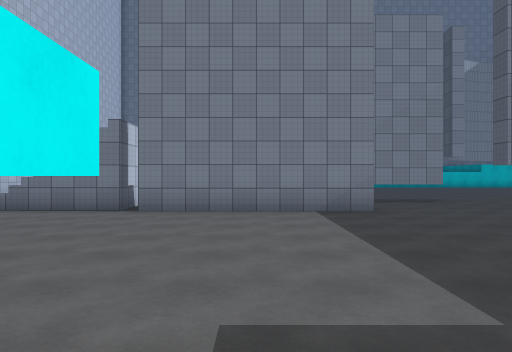
View 1 (above)

24 first-person views from a walk through a 3-D level made in the Unity game engine. The camera is 1.5 m above the floor, looks level and sees 70° across. The floor is counted in squares, 2 m on a side. Each view is taken from the middle of a square. On the plan, view 1 faces up. The plan holds only what a view shows up to about 11 squares ahead; the rest is blank. The player is left out. Surface patterns are stand-ins for the level's own textures.

View 2
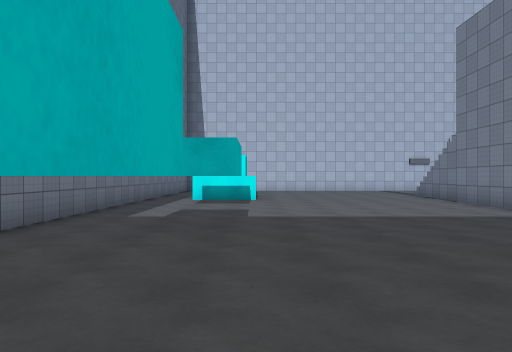

View 3
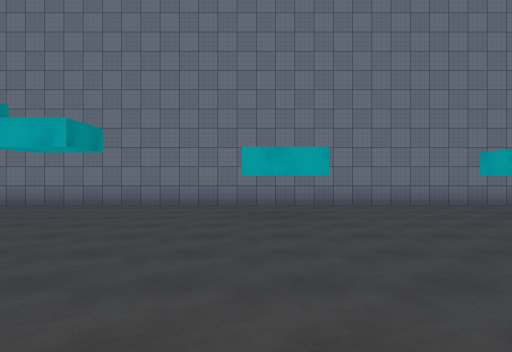

View 4
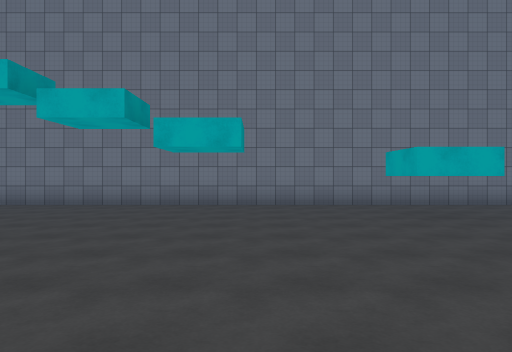

View 5
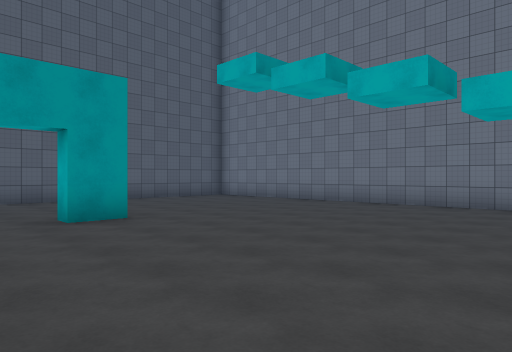

View 6
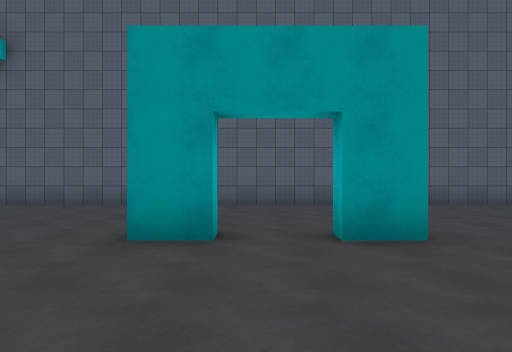

View 7
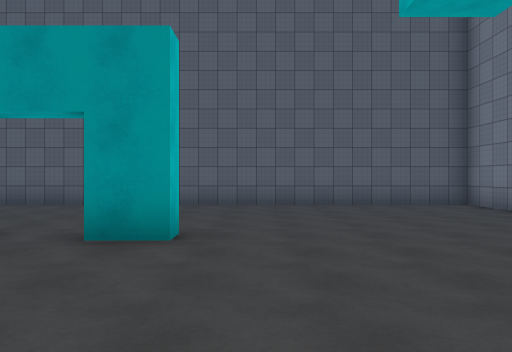

View 8
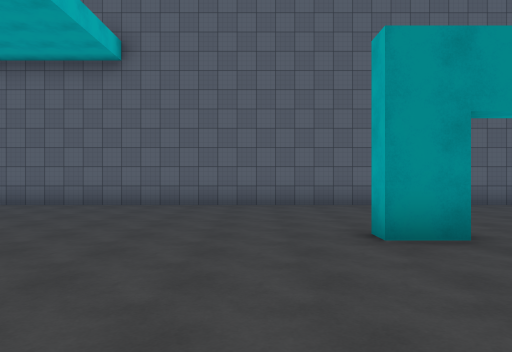

View 9
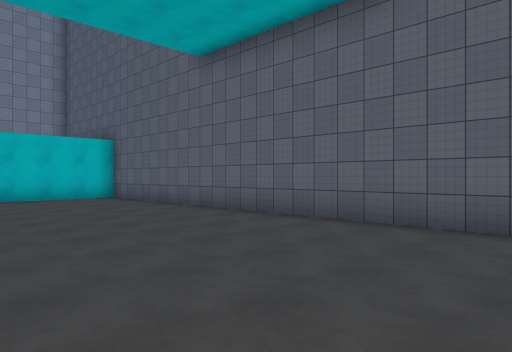

View 10
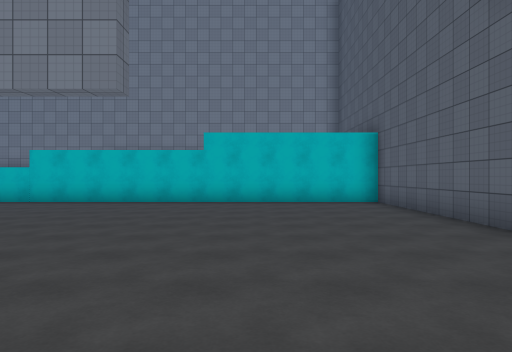

View 11
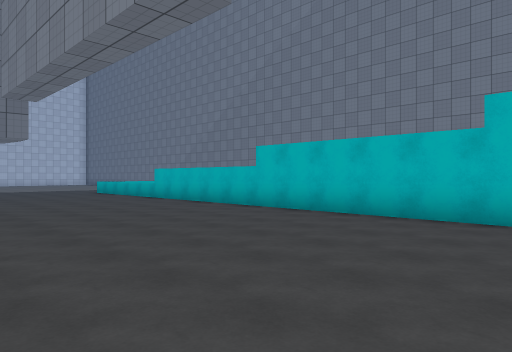

View 12
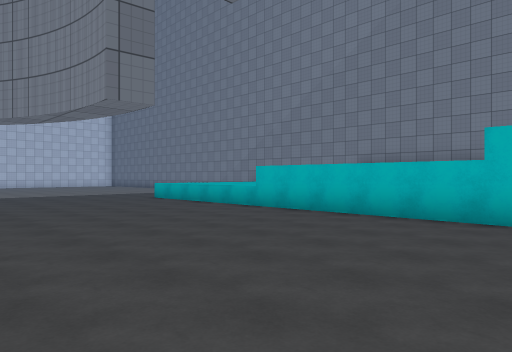

View 13
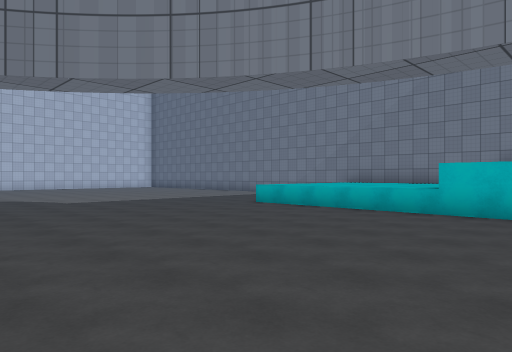

View 14
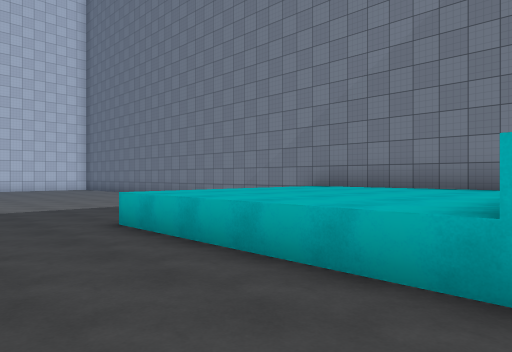

View 15
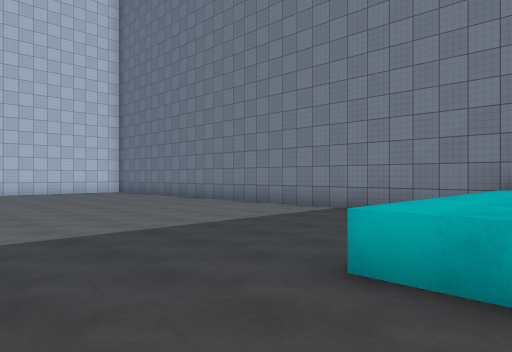

View 16
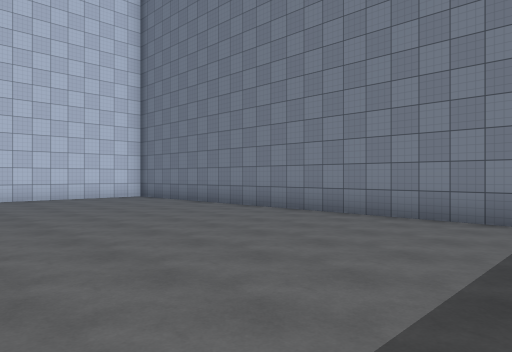

View 17
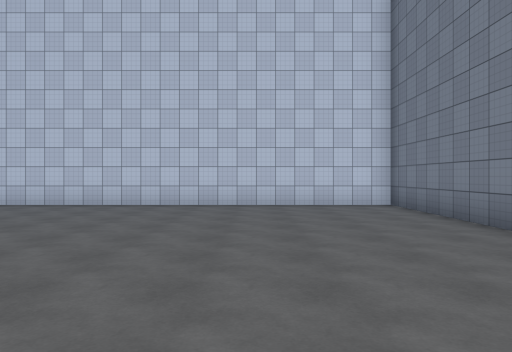

View 18
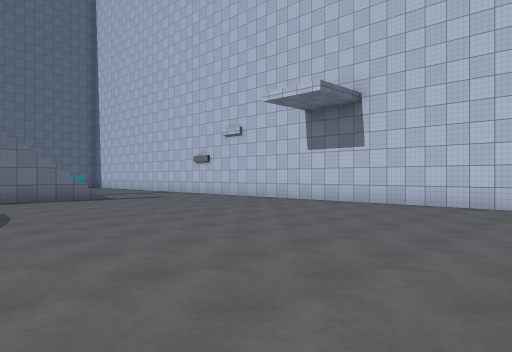

View 19
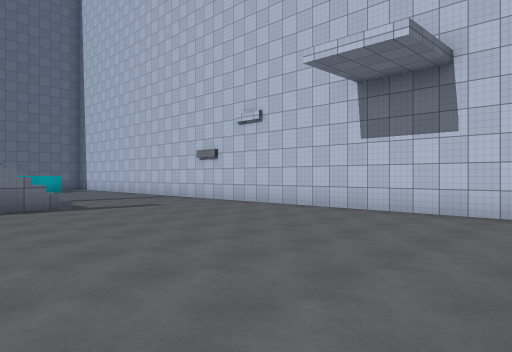

View 20
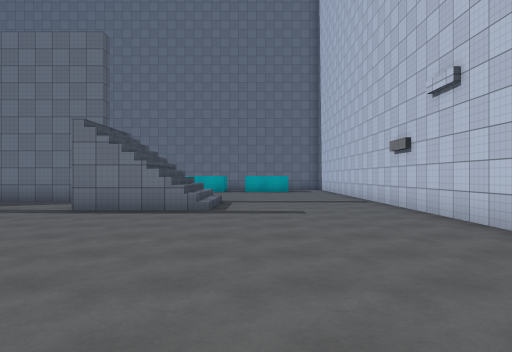

View 21
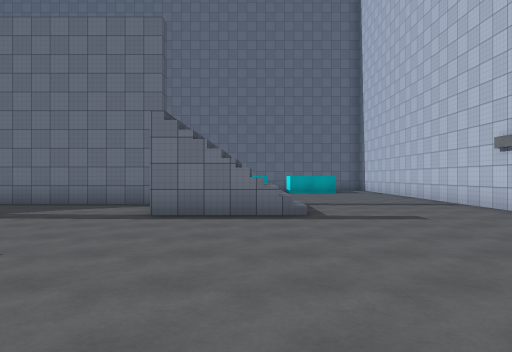

View 22
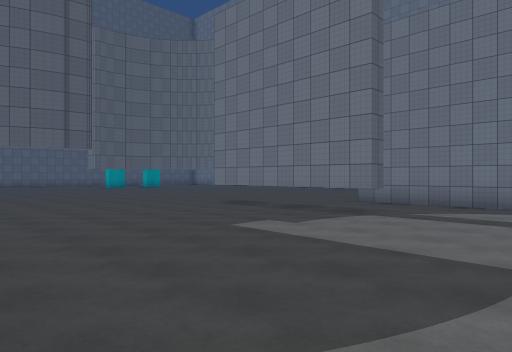

View 23
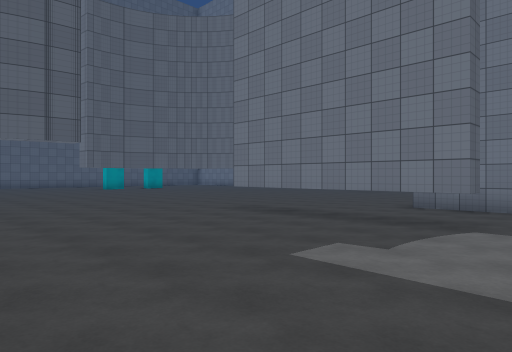

View 24
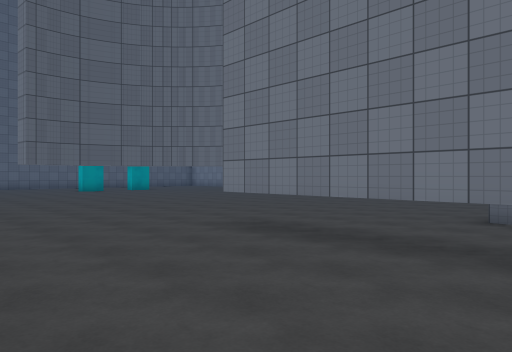

### Floor plan
Key: @ floor where view 1 was taken; # wall or solid block; x gap in a wall; . floor; / step, stairs or slope; = window, fence, low wall or low ledge; ^ raised ledge; v drop or lower ground; T thing the floor can be seen under or through.
Columns run from 11 left of view 1 to 25 right of it. Each row starts with its distance up from view 1.
 29 ####################
 28 #.............  ^^^^^
 27 #.............. ^^^^^
 26 #.............. ^^^^^
 25 #...............^^^^^
 24 #...............^^^^^################
 23 #...................................#
 22 #...................................#
 21 #...................................#
 20 #...................................#
 19 #...................................#
 18 #...................................#
 17 #...................... .. . .......#
 16 #..................... .      ......#
 15 #......................       ......#
 14 #.......................      ......#
 13 #........................     ......#
 12 #........................   ........#
 11 #....///....TTTTT........   ........#
 10 #....////...............  . ........#
  9 #....///=..............     ........#
  8 #..../#vx#####......... . ....#.....#
  7 #.... ...............    ...........#
  6        .............................#
  5        .......................#.....#
  4         ............................#
  3         ............................#
  2         ............................#
  1         . #..##...##................#
  0         ...@........................#
 -1         ........................ ...#
 -2         #######################   ###

Positions as (right, up) in squares from view 1, and headings:
1: (0, 0), facing up
2: (8, 2), facing left
3: (8, 8), facing down
4: (11, 8), facing down
5: (13, 8), facing down-right
6: (15, 7), facing right
7: (15, 4), facing right
8: (15, 10), facing right
9: (19, 11), facing up-right
10: (21, 13), facing up
11: (21, 17), facing up-left
12: (16, 17), facing up-left
13: (12, 16), facing up-left
14: (10, 21), facing up-left
15: (6, 21), facing up-left
16: (2, 22), facing up-left
17: (-1, 25), facing left
18: (-1, 23), facing down-left
19: (-3, 20), facing down-left
20: (-7, 19), facing down
21: (-5, 18), facing down
22: (-3, 18), facing down-right
23: (-1, 17), facing down-right
24: (1, 15), facing down-right
